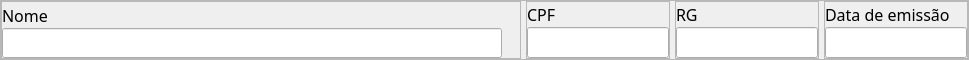
                              <widget class="QFrame" name="frame_101">
                               <property name="minimumSize">
                                <size>
                                 <width>0</width>
                                 <height>0</height>
                                </size>
                               </property>
                               <property name="maximumSize">
                                <size>
                                 <width>16777215</width>
                                 <height>60</height>
                                </size>
                               </property>
                               <property name="styleSheet">
                                <string notr="true"/>
                               </property>
                               <property name="frameShape">
                                <enum>QFrame::StyledPanel</enum>
                               </property>
                               <property name="frameShadow">
                                <enum>QFrame::Raised</enum>
                               </property>
                               <layout class="QHBoxLayout" name="horizontalLayout_49">
                                <property name="spacing">
                                 <number>5</number>
                                </property>
                                <property name="leftMargin">
                                 <number>0</number>
                                </property>
                                <property name="topMargin">
                                 <number>0</number>
                                </property>
                                <property name="rightMargin">
                                 <number>0</number>
                                </property>
                                <property name="bottomMargin">
                                 <number>0</number>
                                </property>
                                <item>
                                 <widget class="QFrame" name="frame_105">
                                  <property name="minimumSize">
                                   <size>
                                    <width>520</width>
                                    <height>0</height>
                                   </size>
                                  </property>
                                  <property name="maximumSize">
                                   <size>
                                    <width>520</width>
                                    <height>16777215</height>
                                   </size>
                                  </property>
                                  <property name="frameShape">
                                   <enum>QFrame::StyledPanel</enum>
                                  </property>
                                  <property name="frameShadow">
                                   <enum>QFrame::Raised</enum>
                                  </property>
                                  <layout class="QVBoxLayout" name="verticalLayout_69">
                                   <property name="spacing">
                                    <number>0</number>
                                   </property>
                                   <property name="leftMargin">
                                    <number>0</number>
                                   </property>
                                   <property name="topMargin">
                                    <number>0</number>
                                   </property>
                                   <property name="rightMargin">
                                    <number>0</number>
                                   </property>
                                   <property name="bottomMargin">
                                    <number>0</number>
                                   </property>
                                   <item>
                                    <widget class="QLabel" name="label_38">
                                     <property name="minimumSize">
                                      <size>
                                       <width>520</width>
                                       <height>0</height>
                                      </size>
                                     </property>
                                     <property name="maximumSize">
                                      <size>
                                       <width>520</width>
                                       <height>16777215</height>
                                      </size>
                                     </property>
                                     <property name="font">
                                      <font>
                                       <family>Abel</family>
                                       <pointsize>12</pointsize>
                                      </font>
                                     </property>
                                     <property name="text">
                                      <string>Nome</string>
                                     </property>
                                    </widget>
                                   </item>
                                   <item>
                                    <widget class="QLineEdit" name="lineEdit_23">
                                     <property name="minimumSize">
                                      <size>
                                       <width>0</width>
                                       <height>30</height>
                                      </size>
                                     </property>
                                     <property name="maximumSize">
                                      <size>
                                       <width>500</width>
                                       <height>30</height>
                                      </size>
                                     </property>
                                     <property name="font">
                                      <font>
                                       <family>Abel</family>
                                       <pointsize>12</pointsize>
                                      </font>
                                     </property>
                                     <property name="text">
                                      <string/>
                                     </property>
                                    </widget>
                                   </item>
                                  </layout>
                                 </widget>
                                </item>
                                <item>
                                 <widget class="QFrame" name="frame_106">
                                  <property name="maximumSize">
                                   <size>
                                    <width>190</width>
                                    <height>16777215</height>
                                   </size>
                                  </property>
                                  <property name="frameShape">
                                   <enum>QFrame::StyledPanel</enum>
                                  </property>
                                  <property name="frameShadow">
                                   <enum>QFrame::Raised</enum>
                                  </property>
                                  <layout class="QVBoxLayout" name="verticalLayout_70">
                                   <property name="spacing">
                                    <number>0</number>
                                   </property>
                                   <property name="leftMargin">
                                    <number>0</number>
                                   </property>
                                   <property name="topMargin">
                                    <number>0</number>
                                   </property>
                                   <property name="rightMargin">
                                    <number>0</number>
                                   </property>
                                   <property name="bottomMargin">
                                    <number>0</number>
                                   </property>
                                   <item>
                                    <widget class="QLabel" name="label_39">
                                     <property name="maximumSize">
                                      <size>
                                       <width>190</width>
                                       <height>16777215</height>
                                      </size>
                                     </property>
                                     <property name="font">
                                      <font>
                                       <family>Abel</family>
                                       <pointsize>12</pointsize>
                                      </font>
                                     </property>
                                     <property name="text">
                                      <string>CPF</string>
                                     </property>
                                    </widget>
                                   </item>
                                   <item>
                                    <widget class="QLineEdit" name="lineEdit_24">
                                     <property name="minimumSize">
                                      <size>
                                       <width>0</width>
                                       <height>30</height>
                                      </size>
                                     </property>
                                     <property name="maximumSize">
                                      <size>
                                       <width>170</width>
                                       <height>16777215</height>
                                      </size>
                                     </property>
                                     <property name="font">
                                      <font>
                                       <family>Abel</family>
                                       <pointsize>12</pointsize>
                                      </font>
                                     </property>
                                     <property name="text">
                                      <string/>
                                     </property>
                                    </widget>
                                   </item>
                                  </layout>
                                 </widget>
                                </item>
                                <item>
                                 <widget class="QFrame" name="frame_107">
                                  <property name="maximumSize">
                                   <size>
                                    <width>170</width>
                                    <height>16777215</height>
                                   </size>
                                  </property>
                                  <property name="frameShape">
                                   <enum>QFrame::StyledPanel</enum>
                                  </property>
                                  <property name="frameShadow">
                                   <enum>QFrame::Raised</enum>
                                  </property>
                                  <layout class="QVBoxLayout" name="verticalLayout_71">
                                   <property name="spacing">
                                    <number>0</number>
                                   </property>
                                   <property name="leftMargin">
                                    <number>0</number>
                                   </property>
                                   <property name="topMargin">
                                    <number>0</number>
                                   </property>
                                   <property name="rightMargin">
                                    <number>0</number>
                                   </property>
                                   <property name="bottomMargin">
                                    <number>0</number>
                                   </property>
                                   <item>
                                    <widget class="QLabel" name="label_40">
                                     <property name="maximumSize">
                                      <size>
                                       <width>170</width>
                                       <height>16777215</height>
                                      </size>
                                     </property>
                                     <property name="font">
                                      <font>
                                       <family>Abel</family>
                                       <pointsize>12</pointsize>
                                      </font>
                                     </property>
                                     <property name="text">
                                      <string>RG</string>
                                     </property>
                                    </widget>
                                   </item>
                                   <item>
                                    <widget class="QLineEdit" name="lineEdit_25">
                                     <property name="minimumSize">
                                      <size>
                                       <width>0</width>
                                       <height>30</height>
                                      </size>
                                     </property>
                                     <property name="maximumSize">
                                      <size>
                                       <width>150</width>
                                       <height>16777215</height>
                                      </size>
                                     </property>
                                     <property name="font">
                                      <font>
                                       <family>Abel</family>
                                       <pointsize>12</pointsize>
                                      </font>
                                     </property>
                                     <property name="text">
                                      <string/>
                                     </property>
                                    </widget>
                                   </item>
                                  </layout>
                                 </widget>
                                </item>
                                <item>
                                 <widget class="QFrame" name="frame_108">
                                  <property name="maximumSize">
                                   <size>
                                    <width>165</width>
                                    <height>16777215</height>
                                   </size>
                                  </property>
                                  <property name="frameShape">
                                   <enum>QFrame::StyledPanel</enum>
                                  </property>
                                  <property name="frameShadow">
                                   <enum>QFrame::Raised</enum>
                                  </property>
                                  <layout class="QVBoxLayout" name="verticalLayout_72">
                                   <property name="spacing">
                                    <number>0</number>
                                   </property>
                                   <property name="leftMargin">
                                    <number>0</number>
                                   </property>
                                   <property name="topMargin">
                                    <number>0</number>
                                   </property>
                                   <property name="rightMargin">
                                    <number>0</number>
                                   </property>
                                   <property name="bottomMargin">
                                    <number>0</number>
                                   </property>
                                   <item>
                                    <widget class="QLabel" name="label_41">
                                     <property name="maximumSize">
                                      <size>
                                       <width>165</width>
                                       <height>16777215</height>
                                      </size>
                                     </property>
                                     <property name="font">
                                      <font>
                                       <family>Abel</family>
                                       <pointsize>12</pointsize>
                                      </font>
                                     </property>
                                     <property name="text">
                                      <string>Data de emissão</string>
                                     </property>
                                    </widget>
                                   </item>
                                   <item>
                                    <widget class="QLineEdit" name="lineEdit_26">
                                     <property name="minimumSize">
                                      <size>
                                       <width>0</width>
                                       <height>30</height>
                                      </size>
                                     </property>
                                     <property name="maximumSize">
                                      <size>
                                       <width>145</width>
                                       <height>16777215</height>
                                      </size>
                                     </property>
                                     <property name="font">
                                      <font>
                                       <family>Abel</family>
                                       <pointsize>12</pointsize>
                                      </font>
                                     </property>
                                     <property name="text">
                                      <string/>
                                     </property>
                                    </widget>
                                   </item>
                                  </layout>
                                 </widget>
                                </item>
                               </layout>
                              </widget>
